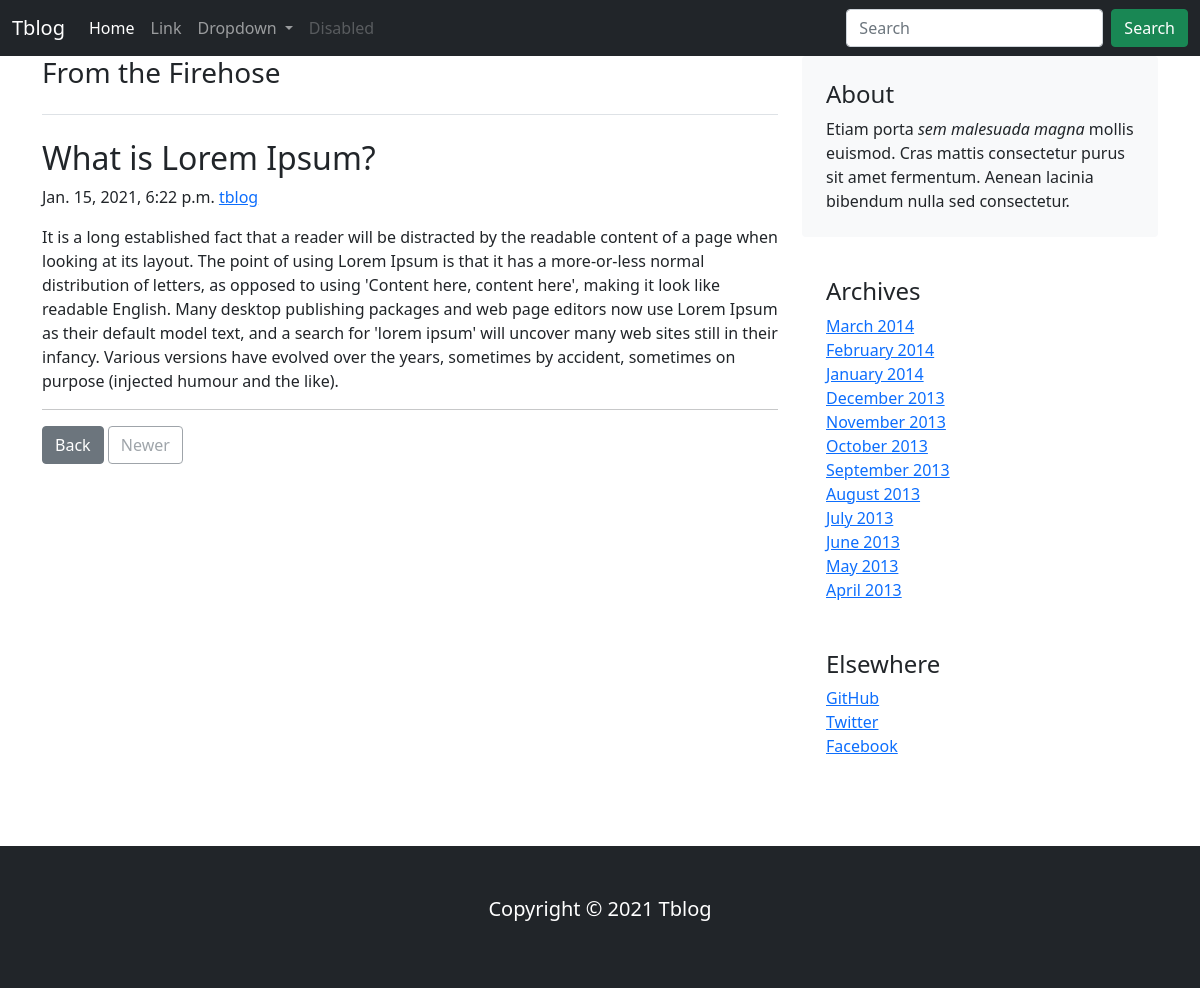
Page /technology/what-lorem-ipsum on the committed database.
### blog/models.py (models this page shows, shortened)
class Post(models.Model):
    title = models.CharField(max_length=150, unique=True)
    slug = models.SlugField(max_length=150, unique=True)
    description = models.TextField()
    publish_date = models.DateTimeField(auto_now_add=True)
    category = models.ForeignKey(Category, on_delete=models.CASCADE)
    author = models.ForeignKey(User, on_delete=models.CASCADE)
    class Meta:
        ordering = ['title']

### blog/views.py (the view)
# urls.py: path('<slug:category_slug>/<slug:post_slug>', views.article_detail, name='post_detail'),
def article_detail(request, category_slug, post_slug):
    try:
        post_detail = Post.objects.get(category__slug=category_slug, slug=post_slug)
    except Exception as e:
        raise e
    return render(request, 'blog/detail_view.html', {'post_detail': post_detail})

### blog/context_processors.py (called while the page is built)
def menu_links(request):
    links = Category.objects.all()
    return dict(links=links)

### blog/templates/blog/detail_view.html (shortened to what this page needs)
{% extends 'base.html' %}
{% block content %}
<main class="container">
    <div class="row">
        <div class="col-md-8">
            <h3 class="pb-4 mb-4 font-italic border-bottom">
                From the Firehose
            </h3>
            <article class="blog-post">
                <h2 class="blog-post-title">{{post_detail.title}}</h2>
                <p class="blog-post-meta">{{post_detail.publish_date}} <a href="#">{{post_detail.author}}</a></p>
                <p>{{post_detail.description }}</p>
                <hr>
            </article>
            <nav class="blog-pagination" aria-label="Pagination">
                <a class="btn btn-secondary" href="{% url 'home' %}">Back</a>
                <a class="btn btn-outline-secondary disabled" href="#" tabindex="-1" aria-disabled="true">Newer</a>
            </nav>
        </div>
        <div class="col-md-4">
            <div class="p-4 mb-3 bg-light rounded">
                <h4 class="font-italic">About</h4>
                <p class="mb-0">Etiam porta <em>sem malesuada magna</em> mollis euismod. Cras mattis consectetur purus
                    sit amet fermentum. Aenean lacinia bibendum nulla sed consectetur.</p>
            </div>
            <div class="p-4">
                <h4 class="font-italic">Archives</h4>
                <ol class="list-unstyled mb-0">
                    <li><a href="#">March 2014</a></li>
                    <li><a href="#">February 2014</a></li>
                    <li><a href="#">January 2014</a></li>
                    <li><a href="#">December 2013</a></li>
                    <li><a href="#">November 2013</a></li>
                    <li><a href="#">October 2013</a></li>
                    <li><a href="#">September 2013</a></li>
                    <li><a href="#">August 2013</a></li>
                    <li><a href="#">July 2013</a></li>
                    <li><a href="#">June 2013</a></li>
                    <li><a href="#">May 2013</a></li>
                    <li><a href="#">April 2013</a></li>
                </ol>
            </div>
            <div class="p-4">
                <h4 class="font-italic">Elsewhere</h4>
                <ol class="list-unstyled">
                    <li><a href="#">GitHub</a></li>
                    <li><a href="#">Twitter</a></li>
                    <li><a href="#">Facebook</a></li>
                </ol>
            </div>
        </div>
    </div>
</main>
{% endblock %}

### rows in the picture
Post: title "What is Lorem Ipsum?", publish_date "Jan. 15, 2021, 6:22 p.m.", author "tblog", description "It is a long established fact that a reader will be distracted by the readable content of a page when looking at its layout. The point of using Lorem Ipsum is that it has a more-or-less normal distribution of letters, as opposed to using 'Content here, content here', making it look like readable English. Many desktop publishing packages and web page editors now use Lorem Ipsum as their default model text, and a search for 'lorem ipsum' will uncover many web sites still in their infancy. Various versions have evolved over the years, sometimes by accident, sometimes on purpose (injected humour and the like)."
